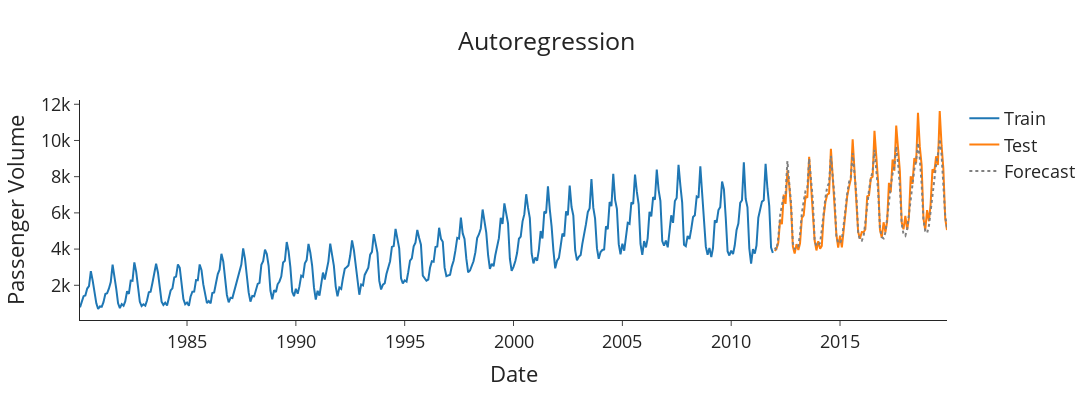

Notebook code for this chart:
### Code cell
from scipy.special import inv_boxcox
import plotly.graph_objects as go

# Get forecasts and convert to actual passenger volumes
transformed_forecasts = list(model_ag.forecast(steps=len(test)))
boxcox_forecasts_ag = []
for idx in range(len(test)):
    if idx == 0:
        boxcox_forecast = transformed_forecasts[idx] + train['Travellers_box_cox'].iloc[-1]
    else:
        boxcox_forecast = transformed_forecasts[idx] + boxcox_forecasts_ag[idx-1]

    boxcox_forecasts_ag.append(boxcox_forecast)

forecasts = inv_boxcox(boxcox_forecasts_ag, lam)


def plot_forecasts(forecasts: list[float],
                   title: str) -> None:
    """Function to plot the forecasts."""
    fig = go.Figure()
    fig.add_trace(go.Scatter(x=train['Month'], y=train['Travellers'], name='Train'))
    fig.add_trace(go.Scatter(x=test['Month'], y=test['Travellers'], name='Test'))
    fig.add_trace(go.Scatter(x=test['Month'], y=forecasts, name='Forecast', line=go.scatter.Line(color='gray', dash='dot')))
    fig.update_layout(template="simple_white", font=dict(size=18), title_text=title,
                      width=1200, title_x=0.5, height=400, xaxis_title='Date',
                      yaxis_title='Passenger Volume')

    return fig.show()


# Plot the forecasts
plot_forecasts(forecasts, 'Autoregression')
